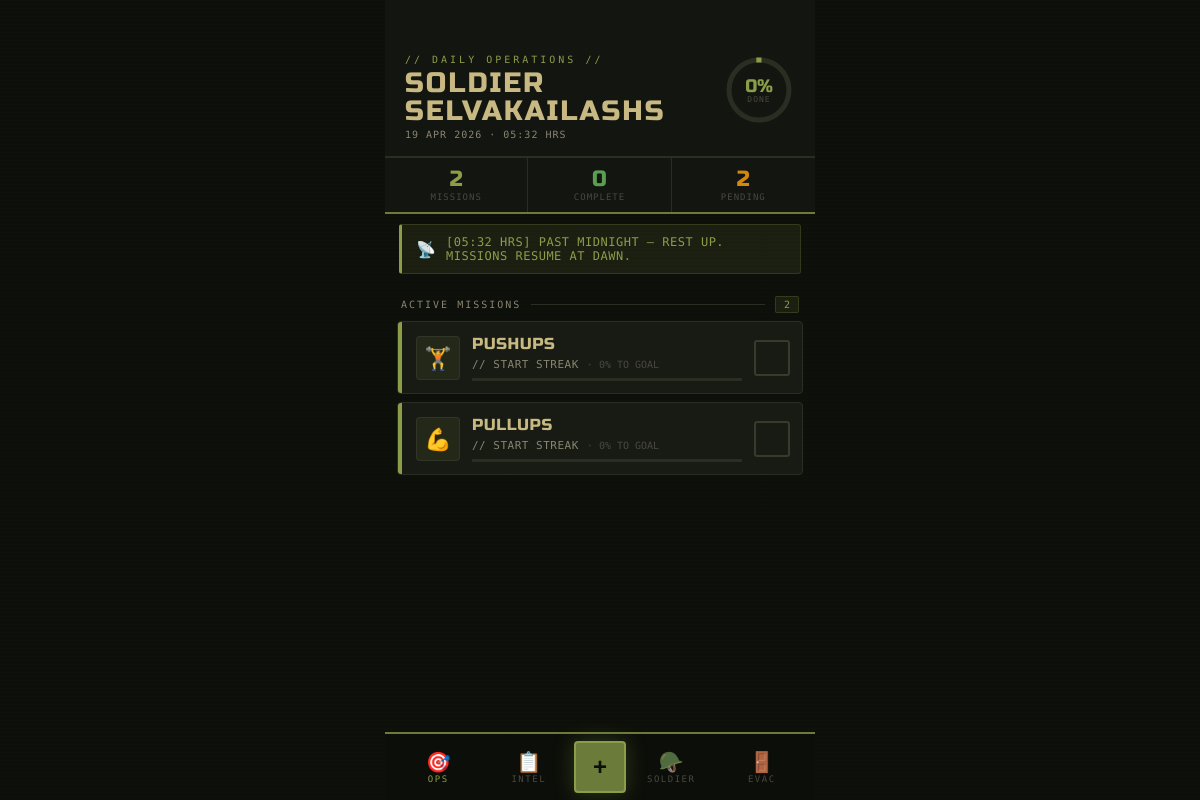
Screenshot of / (signed in) with the database file from the repository.
### app.py (models this page shows)
class User(db.Model):
    id         = db.Column(db.Integer, primary_key=True)
    username   = db.Column(db.String(80),  unique=True, nullable=False)
    email      = db.Column(db.String(120), unique=True, nullable=False)
    password   = db.Column(db.String(200), nullable=False)
    avatar     = db.Column(db.String(4),   default='💪')
    created_at = db.Column(db.DateTime,    default=datetime.now)
    habits     = db.relationship('Habit', backref='owner', lazy=True)

class Habit(db.Model):
    id         = db.Column(db.Integer, primary_key=True)
    name       = db.Column(db.String(120), nullable=False)
    emoji      = db.Column(db.String(4),   default='🏋️')
    color      = db.Column(db.String(20),  default='olive')
    goal       = db.Column(db.Integer,     default=30)
    created_at = db.Column(db.DateTime,    default=datetime.now)
    user_id    = db.Column(db.Integer,     db.ForeignKey('user.id'), nullable=False)
    logs       = db.relationship('HabitLog', backref='habit', lazy=True, cascade='all, delete')

### app.py (the view, shortened to what this page needs)
@app.route('/')
@login_required
def index():
    user  = get_user()
    if not user: return redirect(url_for('login'))
    today = date.today()
    now   = datetime.now()
    habits = Habit.query.filter_by(user_id=user.id).order_by(Habit.created_at).all()
    habit_data = []
    for h in habits:
        log_today = HabitLog.query.filter_by(habit_id=h.id, date=today).first()
        streak    = calc_streak(h)
        total     = HabitLog.query.filter_by(habit_id=h.id, done=True).count()
        habit_data.append({
            'habit':      h,
            'done_today': bool(log_today and log_today.done),
            'streak':     streak,
            'total':      total,
            'progress':   min(round(total / h.goal * 100), 100) if h.goal else 0,
        })
    done_count  = sum(1 for h in habit_data if h['done_today'])
    total_count = len(habit_data)
    hour        = now.hour
    if total_count == 0:
        alert_msg  = "NO MISSIONS ASSIGNED YET. PRESS [+] TO BEGIN."
        alert_type = "olive"
    elif hour < 6:
        alert_msg  = "PAST MIDNIGHT — REST UP. MISSIONS RESUME AT DAWN."
        alert_type = "info"
    elif hour < 12:
        alert_msg  = f"MORNING BRIEF — {total_count - done_count} MISSIONS AWAITING EXECUTION. MOVE OUT."
        alert_type = "warning"
    elif hour < 17:
        alert_msg  = f"AFTERNOON SITREP — {done_count}/{total_count} MISSIONS COMPLETE. MAINTAIN TEMPO."
        alert_type = "olive"
    elif hour < 21:
        alert_msg  = f"EVENING DEBRIEF — {total_count - done_count} MISSIONS OUTSTANDING. FINISH STRONG."
        alert_type = "warning"
    return render_template('index.html', user=user, habit_data=habit_data,
                           today=today, now=now,
                           done_count=done_count, total_count=total_count,
                           alert_msg=alert_msg, alert_type=alert_type)

### app.py (called while the page is built)
def login_required(f):
    @wraps(f)
    def decorated(*args, **kwargs):
        if 'user_id' not in session:
            return redirect(url_for('login'))
        return f(*args, **kwargs)
    return decorated

def get_user():
    if 'user_id' in session:
        return db.session.get(User, session['user_id'])
    return None

def calc_streak(habit):
    streak = 0
    d = date.today()
    while True:
        log = HabitLog.query.filter_by(habit_id=habit.id, date=d, done=True).first()
        if log:
            streak += 1
            d -= timedelta(days=1)
        else:
            break
    return streak

@app.context_processor
def inject_globals():
    return {'today': date.today(), 'now': datetime.now()}  # LOCAL time

### templates/index.html (shortened to what this page needs)
{% extends 'base.html' %}
{% block content %}
<div class="mission-header">
  <div class="mh-top">
    <div class="mh-left">
      <div class="mh-codename">// DAILY OPERATIONS //</div>
      <div class="mh-name">SOLDIER {{ user.username }}</div>
      <div class="mh-date">{{ today.strftime('%d %b %Y').upper() }} · {{ now.strftime('%H:%M') }} HRS</div>
    </div>
    {% set pct  = (done_count / total_count * 100)|int if total_count else 0 %}
    {% set circ = 188 %}
    {% set off  = circ - (circ * pct / 100) %}
    <div class="tac-ring">
      <svg width="72" height="72" viewBox="0 0 72 72">
        <circle cx="36" cy="36" r="30" fill="none" stroke="#2a2e22" stroke-width="5"/>
        <circle cx="36" cy="36" r="30" fill="none" stroke="#8a9e4a" stroke-width="5"
                stroke-dasharray="{{ circ }}" stroke-dashoffset="{{ off }}"
                stroke-linecap="square"/>
      </svg>
      <div class="tac-ring-inner">
        <div class="tac-pct">{{ pct }}%</div>
        <div class="tac-lbl">DONE</div>
      </div>
    </div>
  </div>
  <div class="sitrep">
    <div class="sitrep-item">
      <div class="sitrep-num" style="color:var(--olive2);">{{ total_count }}</div>
      <div class="sitrep-lbl">MISSIONS</div>
    </div>
    <div class="sitrep-item">
      <div class="sitrep-num" style="color:var(--green2);">{{ done_count }}</div>
      <div class="sitrep-lbl">COMPLETE</div>
    </div>
    <div class="sitrep-item">
      <div class="sitrep-num" style="color:var(--amber);">{{ total_count - done_count }}</div>
      <div class="sitrep-lbl">PENDING</div>
    </div>
  </div>
</div>
{% if total_count >= 0 %}
<div class="comms" style="
  {% if alert_type == 'green' %}background:var(--green3);border-color:rgba(74,124,63,0.4);border-left-color:var(--green2);
  {% elif alert_type == 'red' %}background:var(--red3);border-color:rgba(139,32,32,0.4);border-left-color:var(--red2);
  {% elif alert_type == 'warning' %}background:var(--amber3);border-color:rgba(212,135,10,0.4);border-left-color:var(--amber);
  {% else %}background:var(--olive3);border-color:rgba(107,124,58,0.3);border-left-color:var(--olive2);
  {% endif %}">
  <span class="comms-icon">📡</span>
  <span class="comms-text" style="
    {% if alert_type == 'green' %}color:var(--green2);
    {% elif alert_type == 'red' %}color:var(--red2);
    {% elif alert_type == 'warning' %}color:var(--amber);
    {% else %}color:var(--olive2);
    {% endif %}">
    [{{ now.strftime('%H:%M') }} HRS] {{ alert_msg }}
  </span>
</div>
{% endif %}
{% if habit_data %}
  {% set pending = habit_data | rejectattr('done_today') | list %}
  {% set done    = habit_data | selectattr('done_today')  | list %}
  {% if pending %}
    <div class="sec-hd">
      <div class="sec-hd-label">ACTIVE MISSIONS</div>
      <div class="sec-hd-line"></div>
      <div class="sec-hd-count">{{ pending|length }}</div>
    </div>
    {% for hd in pending %}
    <div class="mission-card color-{{ hd.habit.color }}" id="hcard-{{ hd.habit.id }}">
      <div class="mc-inner">
        <div class="mc-icon">{{ hd.habit.emoji }}</div>
        <div class="mc-body">
          <div class="mission-name">{{ hd.habit.name }}</div>
          <div class="mc-meta">
            <span class="mc-streak {% if hd.streak >= 3 %}hot{% endif %}">
              {% if hd.streak > 0 %}🔥 {{ hd.streak }}D STREAK{% else %}// START STREAK{% endif %}
            </span>
            <span style="font-family:'Share Tech Mono',monospace;font-size:10px;color:var(--text3);">· {{ hd.progress }}% TO GOAL</span>
          </div>
          <div class="mc-prog-bar"><div class="mc-prog-fill" style="width:{{ hd.progress }}%"></div></div>
        </div>
        <button class="confirm-btn" id="check-{{ hd.habit.id }}"
                onclick="toggleHabit({{ hd.habit.id }}, this)"></button>
      </div>
    </div>
    {% endfor %}
  {% endif %}
{% else %}
  <div class="empty">
    <div class="empty-icon">🎯</div>
    <h3>NO MISSIONS ASSIGNED</h3>
    <p>PRESS [+] TO ADD YOUR FIRST MISSION.<br>NO EXCUSES. NO RETREAT.</p>
  </div>
{% endif %}
{% endblock %}

### templates/base.html (style rules this page uses)
*, *::before, *::after { box-sizing: border-box; margin: 0; padding: 0; }
:root { --bg: #0d0f0a; --bg2: #131510; --card: #181b14; --card2: #1e2219; --olive: #6b7c3a; --olive2: #8a9e4a; --olive3: rgba(107,124,58,0.15); --tan: #c8b882; --tan2: #a89862; --khaki: #8b7355; --khaki3: rgba(139,115,85,0.15); --amber: #d4870a; --amber3: rgba(212,135,10,0.15); --green: #4a7c3f; --green2: #5a9e50; --green3: rgba(74,124,63,0.2); --red: #8b2020; --red2: #b03030; --red3: rgba(139,32,32,0.2); --text: #d4cdb8; --text2: #8a8570; --text3: #4a4840; --border: #2a2e22; --border2: #363b2c; --nav-h: 68px; }
html { height: 100%; }
body { font-family: 'Barlow', sans-serif; background: var(--bg); color: var(--text); min-height: 100%; max-width: 430px; margin: 0 auto; padding-bottom: var(--nav-h); -webkit-font-smoothing: antialiased; background-image: repeating-linear-gradient(0deg, transparent, transparent 3px, rgba(107,124,58,0.018) 3px, rgba(107,124,58,0.018) 4px); }
.color-olive { --hc: var(--olive2); --hcl: var(--olive3); }

### rows the page displays
User: username "SELVAKAILASHS"
Habit: habit.emoji "🏋️", habit.name "PUSHUPS"
Habit: habit.emoji "💪", habit.name "PULLUPS"

### other values shown
{{ total_count }} "2"
{{ done_count }} "0"
{{ total_count - done_count }} "2"
{{ alert_msg }} "PAST MIDNIGHT — REST UP. MISSIONS RESUME AT DAWN."
{{ pending|length }} "2"
{{ hd.progress }} "0" "0"
